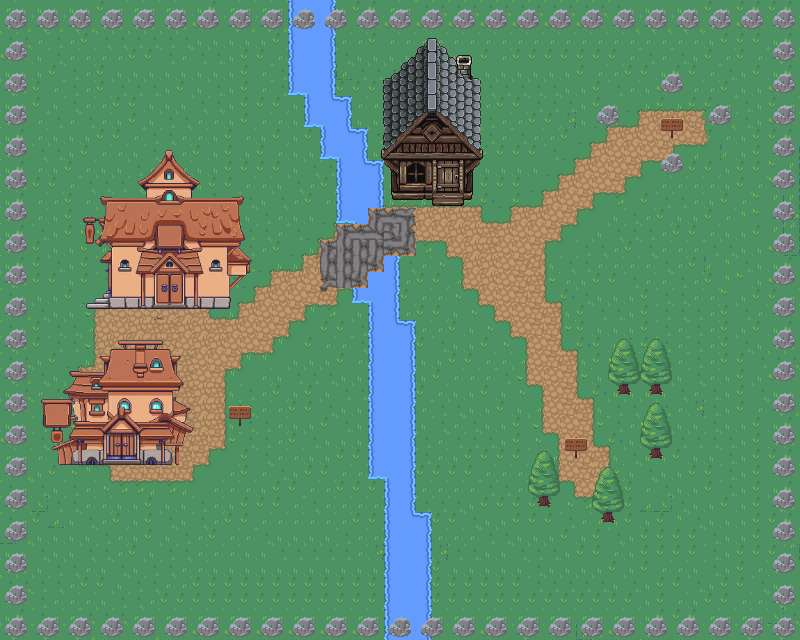

Below is a game level as drawn by its tile map, then a one-line description and the .tmx that defines it (tile-layer data replaced by summaries):
An orthogonal 50x40 tile map with 16x16 px tiles, 6 tile layers (background, water, path, decorations -1, ...), 5 tilesets and 42 objects (31x collision, spawn_player, entree_foret, entree_armurerie, entree_taverne, ...).

<map version="1.5" tiledversion="1.7.1" orientation="orthogonal" renderorder="right-down" width="50" height="40" tilewidth="16" tileheight="16" infinite="0" nextlayerid="9" nextobjectid="81">
 <tileset firstgid="1" source="nature_tileset_16X16.tsx" />
 <tileset firstgid="721" source="infrastructure.tsx" />
 <tileset firstgid="2793" source="construction.tsx" />
 <tileset firstgid="5335" source="interieur_16x.tsx" />
 <tileset firstgid="6103" source="maison_rouge.tsx" />
 <layer id="1" name="background" width="50" height="40" locked="1">
  <data>[2000 cells, 2000 non-empty, 26 distinct tile ids]</data>
 </layer>
 <layer id="2" name="water" width="50" height="40" locked="1">
  <data>[2000 cells, 120 non-empty, 17 distinct tile ids]</data>
 </layer>
 <layer id="3" name="path" width="50" height="40" locked="1">
  <data>[2000 cells, 479 non-empty, 45 distinct tile ids]</data>
 </layer>
 <layer id="7" name="decorations -1" width="50" height="40">
  <data>[2000 cells, 278 non-empty, 250 distinct tile ids]</data>
 </layer>
 <layer id="5" name="walls" width="50" height="40">
  <data>[2000 cells, 344 non-empty, 4 distinct tile ids]</data>
 </layer>
 <layer id="4" name="decorations" width="50" height="40">
  <data>[2000 cells, 271 non-empty, 247 distinct tile ids]</data>
 </layer>
 <objectgroup id="6" name="Objects" opacity="0.34">
  <object id="1" name="spawn_player" x="336" y="448">
   <point />
  </object>
  <object id="32" name="Wall" type="collision" x="0" y="158" width="28" height="478" />
  <object id="34" name="Wall" type="collision" x="30" y="615" width="768" height="24" />
  <object id="36" type="collision" x="772" y="2" width="24" height="610" />
  <object id="37" name="Wall" type="collision" x="0" y="0" width="26.6667" height="157.333" />
  <object id="38" type="collision" x="26.6667" y="-1.33333" width="742.667" height="30.6667" />
  <object id="39" name="village" type="collision" x="229.667" y="412.333" width="21.3333" height="18" />
  <object id="40" type="collision" x="619.333" y="382" width="12" height="15.3333" />
  <object id="41" type="collision" x="650" y="382.667" width="12" height="12.6667" />
  <object id="42" type="collision" x="650.667" y="447.333" width="10.6667" height="12" />
  <object id="43" type="collision" x="602.667" y="510.667" width="11.3333" height="12.6667" />
  <object id="44" type="collision" x="538" y="495.333" width="12.6667" height="12.6667" />
  <object id="45" name="entree_foret" x="565.833" y="439.667" width="20" height="18" />
  <object id="46" type="collision" x="288" y="31.3333" width="47.3333" height="63.3333" />
  <object id="47" type="collision" x="304.667" y="96" width="48" height="32" />
  <object id="48" type="collision" x="319.333" y="128.667" width="48.6667" height="31.3333" />
  <object id="49" type="collision" x="336" y="161.333" width="48" height="46.6667" />
  <object id="50" type="collision" x="336" y="208.667" width="31.6666" height="14.6667" />
  <object id="52" type="collision" x="384.333" y="257.333" width="15" height="15.3333" />
  <object id="53" type="collision" x="352.333" y="288" width="16.3333" height="14.6666" />
  <object id="54" type="collision" x="368.667" y="273" width="30.6667" height="207" />
  <object id="55" type="collision" x="400" y="320" width="16.3334" height="160.667" />
  <object id="56" type="collision" x="385" y="481" width="30.3333" height="32" />
  <object id="57" type="collision" x="384.667" y="513.333" width="48" height="102" />
  <object id="58" type="collision" x="598" y="110" width="20" height="14.6667" />
  <object id="59" type="collision" x="662.667" y="75.3333" width="20.6667" height="18.6667" />
  <object id="60" name="Obstacle" type="collision" x="660.667" y="154.667" width="21.3333" height="18.6667" />
  <object id="61" type="collision" x="661.667" y="123" width="21.3333" height="17.3333" />
  <object id="62" type="collision" x="710" y="106.667" width="21.3333" height="17.3333" />
  <object id="63" type="collision" x="52.6667" y="426.667" width="132" height="38.6667" />
  <object id="64" type="collision" x="89.3333" y="280.667" width="148" height="28.6667" />
  <object id="66" name="entree_armurerie" x="106" y="432" width="28.6667" height="44.6666" />
  <object id="68" name="entree_taverne" x="156" y="277.333" width="29.3333" height="39.3334" />
  <object id="69" name="spawn_sortie_taverne" x="210.666" y="318">
   <point />
  </object>
  <object id="70" name="spawn_sortie_armurerie" x="121" y="510.333">
   <point />
  </object>
  <object id="72" name="entree_maison" x="432.487" y="160.366" width="30.4738" height="38.4284" />
  <object id="73" name="spawn_sortie_maison" x="466.059" y="252.938">
   <point />
  </object>
  <object id="74" type="collision" x="390.667" y="160.167" width="41.3333" height="39.6667" />
  <object id="77" name="entree_donjon" x="647.333" y="108.667" width="38" height="32.6667" />
  <object id="78" name="spawn_sortie_donjon" x="618" y="171.333">
   <point />
  </object>
  <object id="79" name="spawn_sortie_foret" x="560" y="400">
   <point />
  </object>
  <object id="80" type="collision" x="463.242" y="160.833" width="9.51512" height="39.6667" />
 </objectgroup>
</map>
